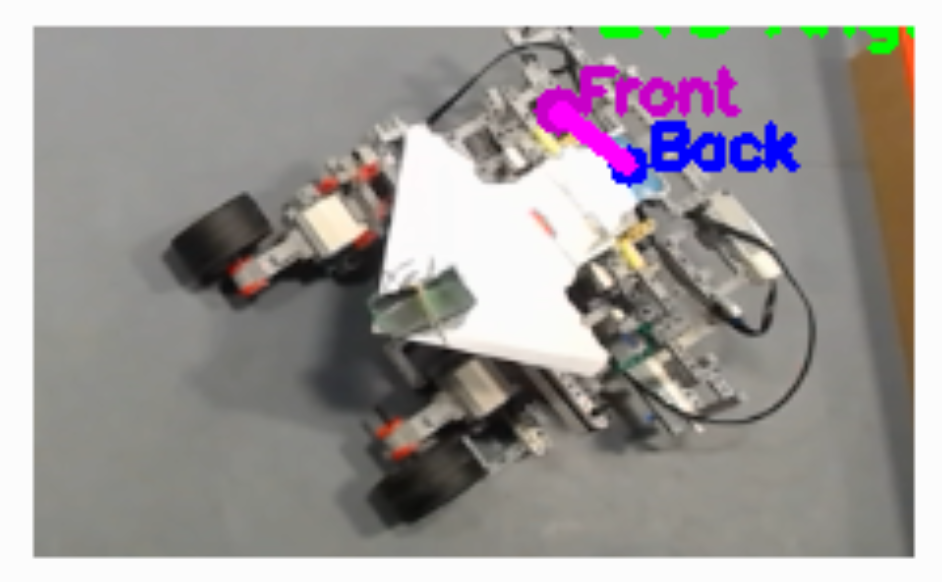
#> input picture testOfComponents/cameraTest/cameraTest2/image.png, 942 x 582 px, given in place of the camera
$ python test_find.py
#> lines starting #> are read from the running program, lines starting #| are printed output that depends on the picture; after the words box and inside, x2 and y2 are one past the last pixel; in counts of white or black regions, pixels touching at a corner belong together; long printed decimals are rounded
import cv2
import numpy as np
import threading
import time
import math
import paramiko

# EV3 SSH details
EV3_IP = "172.20.10.8"
EV3_USER = "robot"

class EV3SSH:
    """Manages a persistent SSH connection to EV3 for real-time execution."""
    def __init__(self, ip, user):
#> called with ip = '172.20.10.8', user = 'robot'
        self.ip = ip
        self.user = user
        self.client = None
        self.lock = threading.Lock()
        self.prev_command = None
        self.last_command_time = 0
        self.connect()
#> (the call stopped at in connect, `self.client = paramiko.SSHClient()`: paramiko is not available in this run)

    def connect(self):
        """Establish a persistent SSH connection."""
        try:
            self.client = paramiko.SSHClient()
            self.client.set_missing_host_key_policy(paramiko.AutoAddPolicy())
            self.client.connect(self.ip, username=self.user)
            print("[INFO] Connected to EV3!")
        except Exception as e:
            print("[ERROR] SSH Connection Failed:", e)

    def send_command(self, command):
        """Send motor commands to EV3 only if changed."""
        with self.lock:
            current_time = time.time()
            if command != self.prev_command or (command == "STOP" and current_time - self.last_command_time > 1.5):
                try:
                    self.client.exec_command(f"echo {command} > /home/robot/motor_command.txt")
                    print(f"[EV3] Command Sent: {command}")
                    self.prev_command = command
                    self.last_command_time = current_time
                except Exception as e:
                    print("[ERROR] SSH Command Failed:", e)

    def stop(self):
        """Stop EV3 safely."""
        self.send_command("STOP")

# Initialize SSH connection
ev3 = EV3SSH(EV3_IP, EV3_USER)

# Open camera
cap = cv2.VideoCapture(1)
if not cap.isOpened():
    print("Fejl: Kamera kunne ikke åbnes!")
    exit()

# Camera settings
FRAME_WIDTH = int(cap.get(3))
FRAME_HEIGHT = int(cap.get(4))
CENTER_X = FRAME_WIDTH // 2  # The middle of the screen
SAFE_DISTANCE = 120  # Stop when this close
CENTER_TOLERANCE = 30  # How centered the ball must be to go forward

ball_x_values = []
last_movement = None

while True:
    ret, frame = cap.read()
#> frame is the input picture: shape (582, 942, 3); mean B, G, R 151.9, 152.4, 157
    if not ret:
        print("Kan ikke modtage frame fra kamera. Afslutter...")
        break

    hsv = cv2.cvtColor(frame, cv2.COLOR_BGR2HSV)
#> hsv: shape (582, 942, 3); mean H, S, V 25.7, 22.9, 160.8

    # Define color ranges
    lower_orange, upper_orange = np.array([10, 100, 100]), np.array([25, 255, 255])
    lower_green, upper_green = np.array([40, 40, 40]), np.array([80, 255, 255])

    mask_orange = cv2.inRange(hsv, lower_orange, upper_orange)
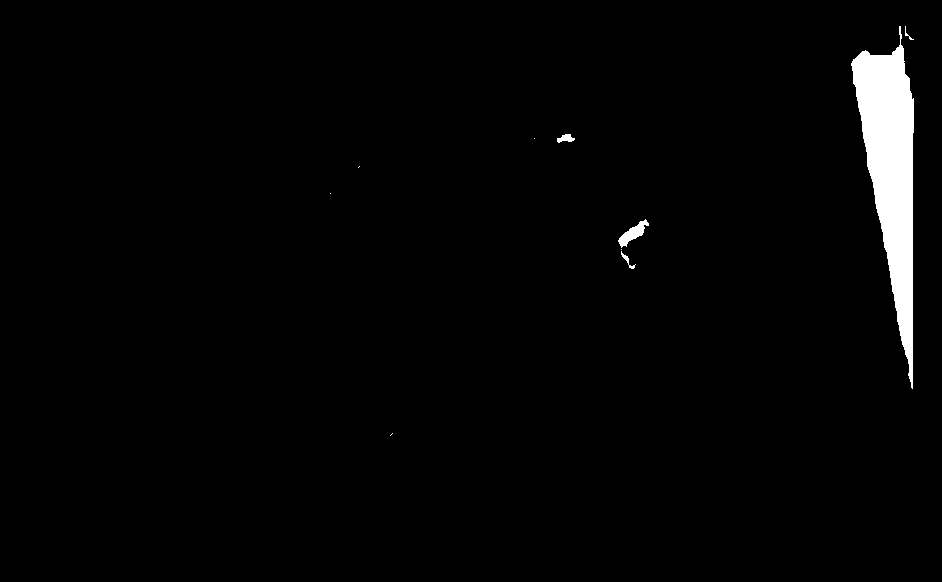
#> mask_orange: shape (582, 942); 2.1% white; 10 white regions (5 under 20 px), largest, box (x1, y1, x2, y2) and area: (851, 26, 914, 389) 10986, (618, 219, 649, 248) 339, (557, 134, 575, 143) 99, (621, 251, 636, 269) 60, (905, 26, 914, 40) 26
    mask_green = cv2.inRange(hsv, lower_green, upper_green)
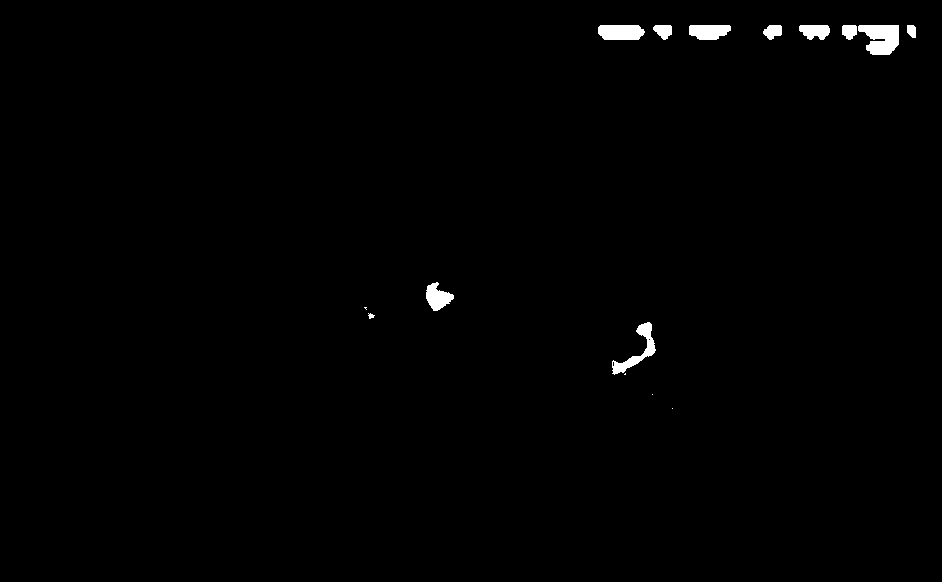
#> mask_green: shape (582, 942); 0.78% white; 15 white regions (4 under 20 px)

    contours_orange, _ = cv2.findContours(mask_orange, cv2.RETR_EXTERNAL, cv2.CHAIN_APPROX_SIMPLE)
#> contours_orange = 10 contours, 6 with area under 20; largest, box (x1, y1, x2, y2) and area: (851, 26, 914, 389) 10603, (618, 219, 649, 248) 298, (557, 134, 575, 143) 78, (621, 251, 636, 269) 36
    contours_green, _ = cv2.findContours(mask_green, cv2.RETR_EXTERNAL, cv2.CHAIN_APPROX_SIMPLE)
#> contours_green = 15 contours, 5 with area under 20; largest, box (x1, y1, x2, y2) and area: (858, 25, 899, 55) 835, (598, 25, 645, 40) 582, (612, 322, 656, 375) 559, (689, 25, 731, 40) 472, (426, 282, 454, 311) 432

    ball_detected, ev3_detected = False, False
    ball_x, ball_y, ev3_x, ev3_y = None, None, None, None

    # Detect the ball
    if contours_orange:
        largest_orange = max(contours_orange, key=cv2.contourArea)
#> largest_orange = contour of 177 points, box (x1, y1, x2, y2) (851, 26, 914, 389), area 10603
        if cv2.contourArea(largest_orange) > 120:  # Avoid noise
            M_orange = cv2.moments(largest_orange)
#> M_orange = moments, m00 10603, centre m10/m00, m01/m00 = (890.6, 168.2)
            if M_orange["m00"] > 0:
                ball_x = int(M_orange["m10"] / M_orange["m00"])
#> ball_x = 890
                ball_y = int(M_orange["m01"] / M_orange["m00"])
#> ball_y = 168
                ball_detected = True
                cv2.drawContours(frame, [largest_orange], -1, (0, 165, 255), 2)
                cv2.circle(frame, (ball_x, ball_y), 5, (0, 165, 255), -1)
#> frame: shape (582, 942, 3); mean B, G, R 151.6, 152.6, 157.5

    # Detect the EV3 robot
    if contours_green:
        largest_green = max(contours_green, key=cv2.contourArea)
#> largest_green = contour of 39 points, box (x1, y1, x2, y2) (858, 25, 899, 55), area 835
        if cv2.contourArea(largest_green) > 120:
            M_green = cv2.moments(largest_green)
#> M_green = moments, m00 835, centre m10/m00, m01/m00 = (881.3, 37.94)
            if M_green["m00"] > 0:
                ev3_x = int(M_green["m10"] / M_green["m00"])
#> ev3_x = 881
                ev3_y = int(M_green["m01"] / M_green["m00"])
#> ev3_y = 37
                ev3_detected = True
                cv2.drawContours(frame, [largest_green], -1, (0, 255, 0), 2)
                cv2.circle(frame, (ev3_x, ev3_y), 5, (0, 255, 0), -1)
#> frame: shape (582, 942, 3); mean B, G, R 151.5, 152.7, 157.4

    if ball_detected and ev3_detected:
        cv2.line(frame, (ev3_x, ev3_y), (ball_x, ball_y), (255, 0, 0), 3)
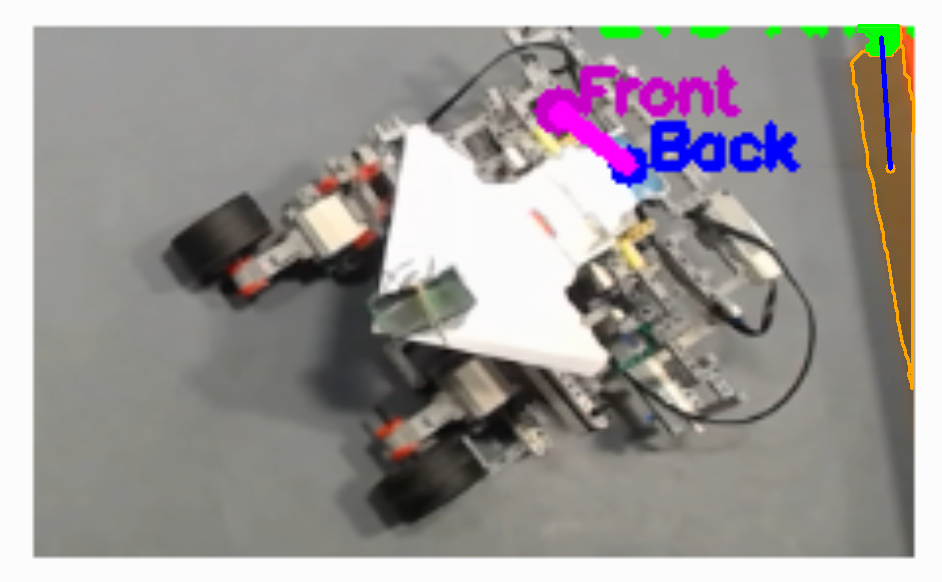
#> frame: shape (582, 942, 3); mean B, G, R 151.7, 152.6, 157.3

        # Calculate the distance
        distance = math.hypot(ball_x - ev3_x, ball_y - ev3_y)
#> distance = 131.3

        # Moving average filter for ball position
        ball_x_values.append(ball_x)
        if len(ball_x_values) > 5:
            ball_x_values.pop(0)
        ball_x_avg = sum(ball_x_values) // len(ball_x_values)
#> ball_x_avg = 890

        print(f"[DEBUG] Ball X (Avg): {ball_x_avg}, EV3 X: {ev3_x}, Distance: {distance} | Center X: {CENTER_X}")
#| [DEBUG] Ball X (Avg): 890, EV3 X: 881, Distance: 131.309 | Center X: 471

        # **Check if the ball is centered**
        if abs(ball_x_avg - CENTER_X) <= CENTER_TOLERANCE and distance > SAFE_DISTANCE:
            ev3.send_command("FORWARD")
            last_movement = "FORWARD"

        # **Stop when close enough**
        elif distance < SAFE_DISTANCE:
            ev3.stop()
            last_movement = "STOP"

    else:
        ev3.stop()
        last_movement = "STOP"

    cv2.imshow('Kamera', frame)
    cv2.imshow('Mask Orange & Green', mask_orange | mask_green)
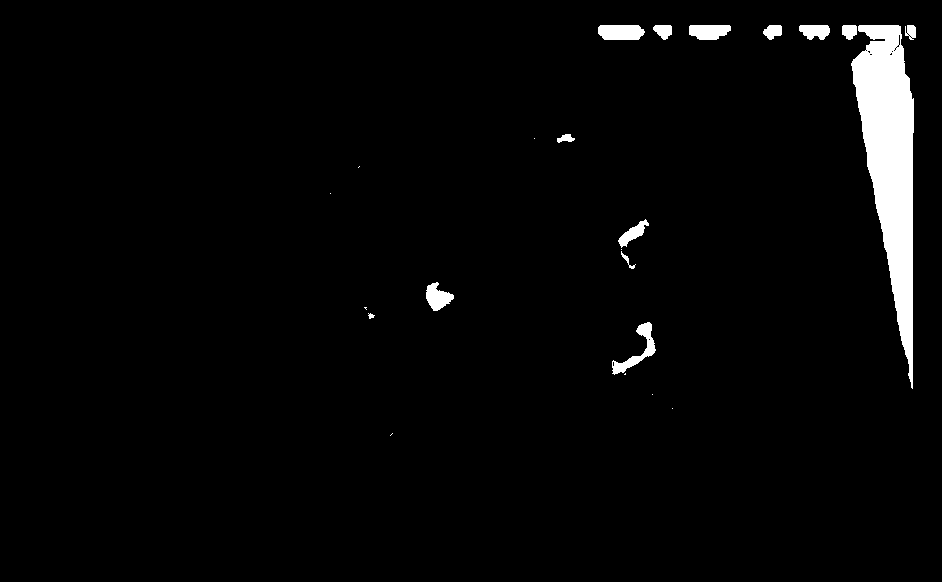
#> window 'Mask Orange & Green': shape (582, 942); 2.9% white; 23 white regions (9 under 20 px), largest, box (x1, y1, x2, y2) and area: (851, 25, 914, 389) 11899, (598, 25, 645, 40) 635, (612, 322, 656, 375) 634

    if cv2.waitKey(1) & 0xFF == ord('q'):
#> (key q is pressed here)
        break

cap.release()
cv2.destroyAllWindows()
#> (the run stopped early here; a loop or call above may not have finished)
